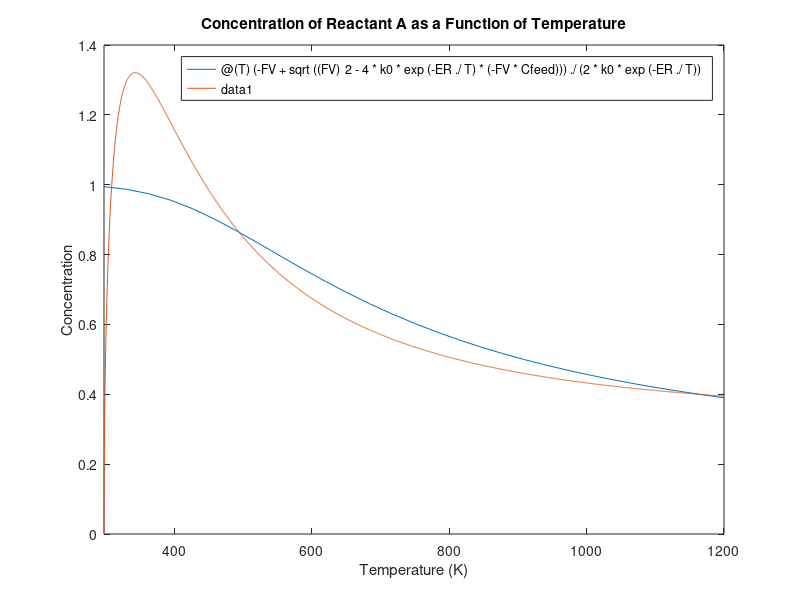

This chart was generated by the following MATLAB code:
clear all

FV = 50; % (s) F/V inlet flow/tank volume
ER = 2600; % (K) Reaction activation energy/ideal gas constant
k0 = 1750; % (liter/(g*s)) Reaction rate constant
B = -1530; %(liter*K/g) Heat of reaction...
A = 3;      % (s^-1) Heat Transger coefficient
Cfeed = 1; % (g/liter) Concentration of reactant A in input feed
Tfeed = 298; % (K) Temperature of input feed
Tcool = 298; % Temperature of cooling jacket


C1 = @(T) (-FV + sqrt((FV)^2 - 4*k0*exp(-ER./T)*(-FV*Cfeed)))./(2*k0*exp(-ER./T));
C2 = @(T) sqrt((FV*(Tfeed - T) + A*(Tcool - T)) ./ (B*k0*exp(-ER./T)));

% Plotting Code
fplot(C1, [298,1200]);
hold on
fplot(C2, [298,1200]);
xlabel("Temperature (K)");
ylabel("Concentration");
title("Concentration of Reactant A as a Function of Temperature")


% Define vector of equilibrium points guesses
guess1 = [.99, 310];
guess2 = [.8, 500];
guess3 = [.4, 1100];

% Define equations to solve
eqs = @(X) [((Cfeed-X(1))*FV) - k0*exp(-ER/X(2))*X(1)^2; 
            (Tfeed-X(2))*FV - B*k0*exp(-ER/X(2))*X(1)^2 + A*(Tcool-X(2))];




% Solve for equilibrium points
point1 = fsolve(eqs, guess1);
point2 = fsolve(eqs, guess2);
point3 = fsolve(eqs, guess3);

% 
% [((Cfeed-C)*FV-k0*exp(-ER/T)*C^2);
% ((Tfeed-T)*FV-k0*exp(-ER/T)*C^2)*B+(A*(Tcool-T))]




% Solve for equilibrium points
point1 = fsolve(eqs, guess1);
point2 = fsolve(eqs, guess2);
point3 = fsolve(eqs, guess3);

% Define function to compute Jacobian matrix
Jacobian = @(C, T) [(-FV - k0 * exp(-ER/T) * C * 2), (-k0 * (ER/(T^2)) * exp(-ER/T) * C^2);
                    (-2 * k0 * exp(-ER/T) * C * B), -FV - k0 * (ER/(T^2)) * exp(-ER/T) * C^2 * B - A];



% Compute Jacobian at point1
J = Jacobian(point3(1), point3(2));

% Compute eigenvalues
eigenvalues = eig(J);

% Display results
disp('Eigenvalues of Linearized System:');
disp(eigenvalues);







